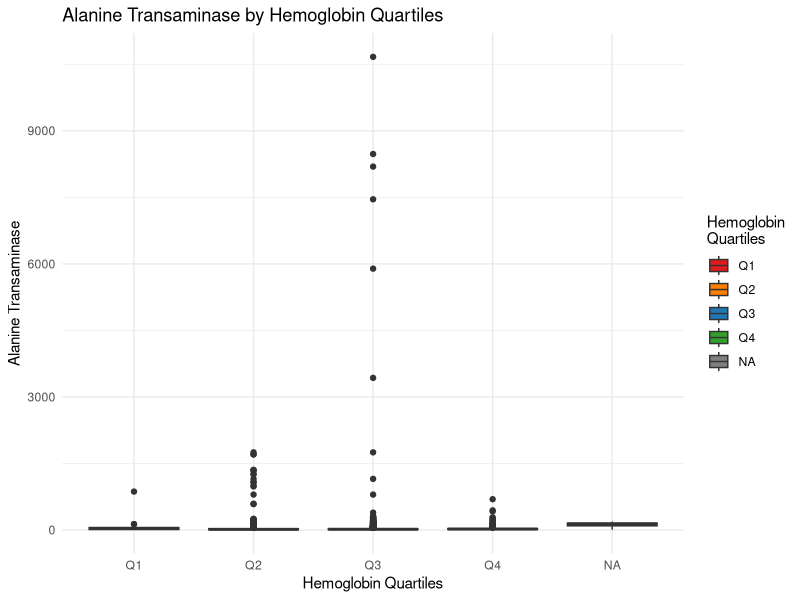
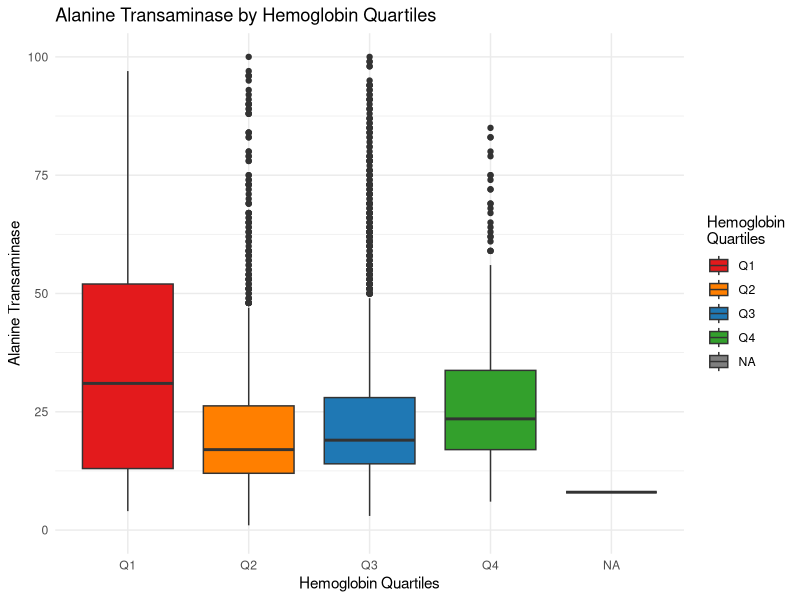
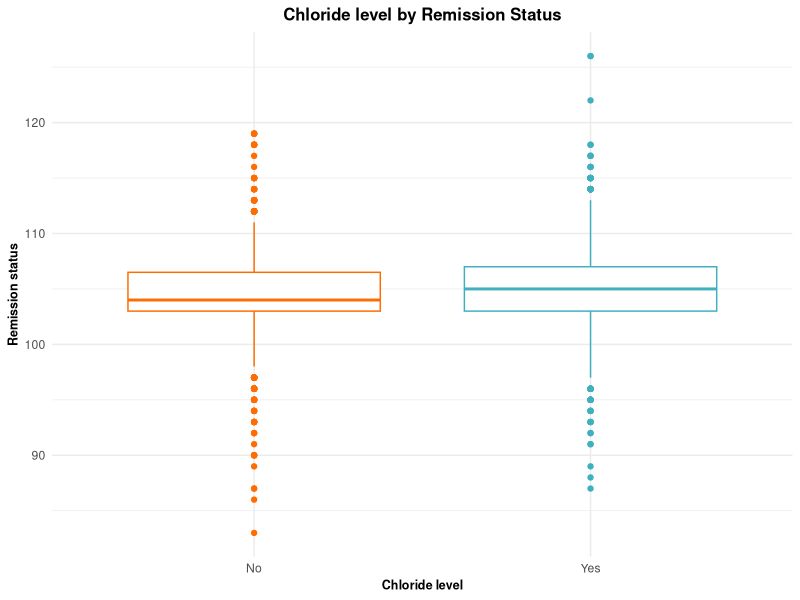
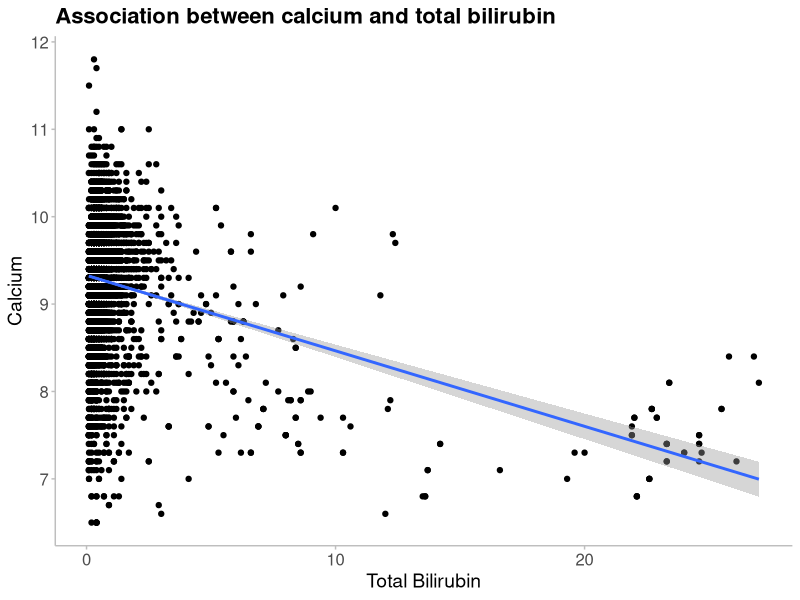

These figures' R source, in order:
#----Script Header-------------------------------------------------------------####
# Date: 10.09.2025         
# Author: Data_drama_queens     
# Filename: creating-plots
# Description: Script for creating plots.
#              We were given 5 questions, and asked to select one question each.
#              We have answered the following questions:
#                 - According to the data, was there a difference of alanine transaminase between quartiles of the hemoglobin level?
#                 - Does the remission depend on chloride?
#                 - Is there an association between calcium and total bilirubin?
# Project: RMED901A_Exam_Assignment
#-------------------------------------------------------------------------------###

# Read the data ----
library(here)
library(ggplot2)
library(tidyverse)

patient_data <- read_delim(
  here("data", "data_for_analysis", "20250908-tidy-joined-exam-data.txt"),
  delim = "\t"
)


# According to the data, was there a difference of alanine transaminase between quartiles of the hemoglobin level? ----
# Hemoglobin quartiles - statistical analysis
# ANOVA test
hgb_alt_aov <-patient_data %>% 
  aov(alt ~ hgb_quartiles, data = .) %>%  # Performs one-way ANOVA
  broom::tidy()                           # Converts results to clean data frame


# Plot 1 - Hemoglobin quartiles vs Alanine Transaminase
hgb_alt_plot <- ggplot(patient_data, aes(x = hgb_quartiles, y = alt, fill = hgb_quartiles)) +
  geom_boxplot() +                        # Creates box plots
  scale_fill_manual(values = c("#E31A1C", "#FF7F00", "#1F78B4", "#33A02C"), # Custom colors for each quartile
                    name = "Hemoglobin\nQuartiles") +     # Legend title 
  labs(title = "Alanine Transaminase by Hemoglobin Quartiles",     # Main title
       x = "Hemoglobin Quartiles",                       # X-axis label
       y = "Alanine Transaminase") +                                # Y-axis label
  theme_minimal()                         

hgb_alt_plot


hgb_alt_plot_without_outliers <- ggplot(patient_data, aes(x = hgb_quartiles, y = alt, fill = hgb_quartiles)) +
  geom_boxplot() +                        # Creates box plots
  scale_fill_manual(values = c("#E31A1C", "#FF7F00", "#1F78B4", "#33A02C"), # Custom colors for each quartile
                    name = "Hemoglobin\nQuartiles") +     # Legend title 
  labs(title = "Alanine Transaminase by Hemoglobin Quartiles",     # Main title
       x = "Hemoglobin Quartiles",                       # X-axis label
       y = "Alanine Transaminase") +                                # Y-axis label
  theme_minimal() +
  scale_y_continuous(limits = c(0, 100))

hgb_alt_plot_without_outliers

# Statistical test to investigate if the remission is depended on chloride ----

## Count the number of patients in each category of remission
patient_data %>%
  group_by(remission) %>%
  count()

## Boxplot to visualize chloride levels by remission status.
ggplot(patient_data, aes(remission, chloride, color = remission)) +
  geom_boxplot() +
  theme_minimal() +
  theme(
    legend.position = "none"
  ) +
  labs(title = "Chloride level by Remission Status",
       x = "Chloride level",
       y = "Remission status") +
  theme(
    axis.title.x = element_text(face = "bold", size = 9),
    axis.title.y = element_text(face = "bold", size = 9),
    plot.title = element_text(face = "bold", hjust = 0.5, size = 12)
  ) +
  scale_color_manual(values = c("No" = "#fe6d01", "Yes" = "#40b0bf"))

# T-test to test difference in mean chloride levels by remission status
t_test_results <- patient_data %>% 
  t.test(chloride ~ remission, data = .) %>%
  broom::tidy()

t_test_results
# We have used an unpaired t-test for statistical analysis because we are
# interested in comparing the mean of chloride level between those with and 
# without remission. 

# The 2808 patients with remission compared to the 2359 patients
# without remission showed significant difference in chloride levels (t = -0.377, p = 0.000113)



# Association between calcium and total bilirubin----
#Plot the data first
patient_data  %>%
  ggplot(aes(x = tbil, y = cal)) +
  geom_point() +
  geom_smooth(method = "lm") +
  xlab("Total Bilirubin") + #change x axis label
  ylab("Calcium") + #y axis labels
  labs(title = "Association between calcium and total bilirubin") +
  theme_minimal() + #use the minimal theme
  theme(
    panel.grid.major = element_blank(), #remove major grid
    panel.grid.minor = element_blank(), #remove minor grid
    axis.line = element_line(colour="grey", linewidth = 0.5), #include x and y axis
    axis.ticks = element_line(colour = "grey", linewidth = 0.5), #include tick marks
    plot.title = element_text(size = 16, face = "bold"), #change title font
    axis.title = element_text(size = 14), #change axis title size
    axis.text.x = element_text( size = 12), #change x-axis text size
    axis.text.y = element_text(size=12) #change y-axis text size
  ) 

# From the plot we see that the data is not well captured by a linear relationships.
# Most points are located at low levels of total bilirubin, while a few points are located to the right.
# If the analyse was to be used in a "real" analysis, we should consider measures to improve the 
# association evaluation.

# However, a linear regression analysis for the association between calcium and total bilirubin is 
# considered to be sufficient in this project.
cal_tbil_lm <- patient_data %>% 
  lm(cal ~ tbil, data = .) %>%
  broom::tidy()

#View the regression results
cal_tbil_lm

# The linear regression indicates that there is an association between calcium and total bilirubin.
# The estimated coefficient is -0.09, with a p-value of 1.8e-104.
